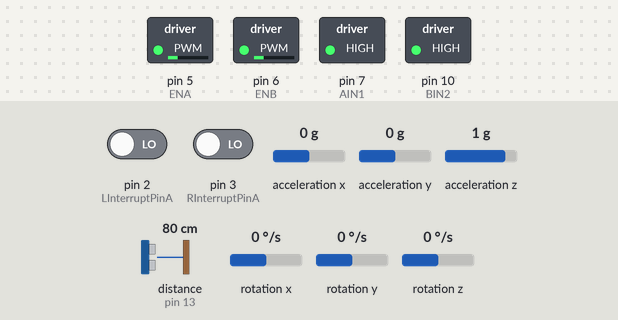
Simulated run of this sketch. Board: Arduino Uno, built with avr-gcc and run on an emulated ATmega328P. Parts: switched loads named in the sketch (green lamp = pin HIGH). Wiring (inferred from the names in the program): ultrasonic range finder: trigger pin 12; echo pin 13; MPU-6050 motion sensor at I2C address 0x68. Inputs (shaded band) come from the test bench; at power-on: acceleration x 0 g, rotation y 0 °/s, pin 2 (LInterruptPinA) LOW, pin 3 (RInterruptPinA) LOW, acceleration y 0 g, acceleration z 1 g, distance to the obstacle (sensor on pin 13) 80 cm, rotation x 0 °/s, rotation z 0 °/s. The echo pulse lasts 58.3 µs per cm; random numbers use the default seed unless the sketch sets one; pins used as bus, display or sensor lines are not drawn.

Above: at 1.2 s.
1.3 s: acceleration x set to -1.4 g
At 2.8 s:
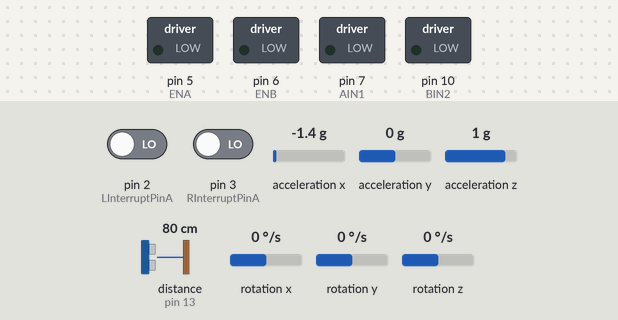
4.3 s: rotation y set to -63 °/s
7.3 s: rotation y set to -70 °/s
8.8 s: acceleration x set to -1 g
11.1 s: acceleration x set to -0.7 g
At 13.1 s:
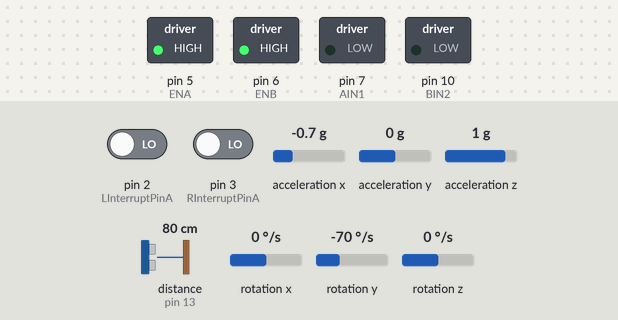
13.5 s: rotation y set to -192 °/s
At 14.4 s:
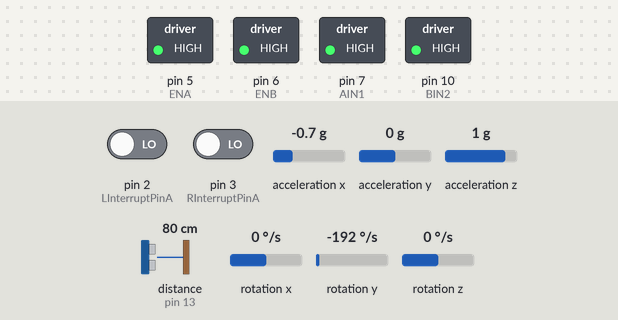
At 17.19 s:
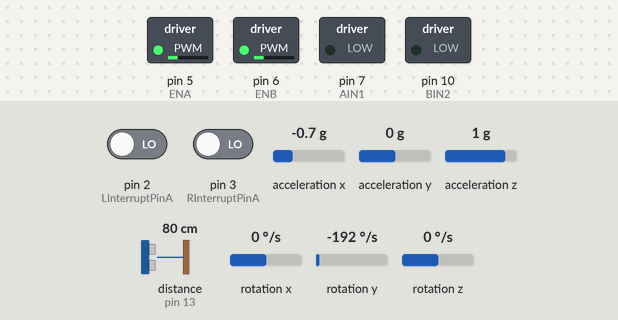
Timing chart, 0 to 17.5 s (numbered marks = the images above; inputs shaded):
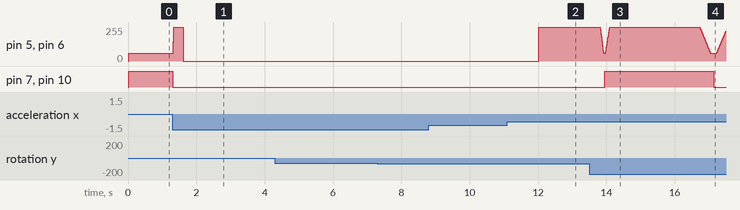

Measured:
- the behaviour switches between -0.9 and -0.8 g on acceleration x (found by bisection; images 1 and 2)
- after the input at 1.3 s, pin 5 (ENA), pin 6 (ENB): 60/255 → 255/255 at once, → 0/255 0.30 s later; pin 7 (AIN1), pin 10 (BIN2): HIGH → LOW at once
- after the input at 4.3 s, every drawn part: stays the same
- after the input at 7.3 s, every drawn part: stays the same
- after the input at 8.8 s, every drawn part: stays the same
- after the input at 11.1 s, pin 5 (ENA), pin 6 (ENB): 0/255 → 255/255 after 0.92 s
- after the input at 13.5 s, pin 7 (AIN1), pin 10 (BIN2): LOW → HIGH after 0.45 s, → LOW 3.2 s later

The sketch:

end_3.ino
```cpp
#include  "Wire.h"
const uint8_t IMUAddress = 0x68; // AD0 is logic low on the PCB
const uint16_t I2C_TIMEOUT = 100; // Used to check for errors in I2C communication
#define LF 0
#define RT 1
/******************************************************/
//2560 pin map  引脚定义好即可，然后改变一下PID的几个值（kp，kd，ksp，ksi）即可，剩下的全部都是固定的程序，
//可能小车会有一点重心不在中点的现象，加一下角度值或者减一点即可
//至于每个MPU6050的误差，自己调节一下即可，不是很难
//调试时先将速度环的ksp，ksi=0，调到基本可以站起来，然后可能会出现倒，或者自动跑起来的时候加上速度环
//这时就会很稳定的站起来，然后用小力气的手推不会倒。

//TB6612FNG
const int STBY = A0; //standby,当STBY=LOW,motor断电.（option)
const int AIN1 = 7;
const int AIN2 = 8;
const int BIN1 = 9;
const int BIN2 = 10;
const int ENA=5;
const int ENB=6;
const int TrigPin = 12;
const int EchoPin = 13;
//int MAS,MBS;
float cm;
/* IMU Data */
double accX, accY, accZ;
double gyroX, gyroY, gyroZ;
int16_t tempRaw;
double gyroXangle, gyroYangle; // Angle calculate using the gyro only
double compAngleX, compAngleY; // Calculated angle using a complementary filter
double kalAngleX, kalAngleY; // Calculated angle using a Kalman filter
uint8_t i2cData[14]; // Buffer for I2C data
uint32_t timer;
unsigned long lastTime;
/***************************************/
double P[2][2] = {{ 1, 0 },{ 0, 1 }};
double Pdot[4] ={ 0,0,0,0};
static const double Q_angle=0.001, Q_gyro=0.003, R_angle=0.5,dtt=0.005,C_0 = 1;
double q_bias, angle_err, PCt_0, PCt_1, E, K_0, K_1, t_0, t_1;
double angle,angle_dt,aaxdot,aax;
double position_dot,position_dot_filter,positiono;

/*-------------Encoder---------------*/
//The balance PID
float kp,kd,ksp,ksi;

int Count_L,Count_R;
boolean LcoderDir,RcoderDir;
const byte LInterruptPinA = 2;
const byte Interrupt_0_PinB = 8;
byte LInterruptPinA_Last;
const byte RInterruptPinA = 3;
const byte Interrupt_1_PinB = 9;
byte RInterruptPinA_Last;

int RotationCoder[2];
int turn_flag=0;
float move_flag=0;
float right_need = 0, left_need = 0;;

int pwm;
int pwm_R,pwm_L;
float range;
float range_error_all;
float wheel_speed;
float last_wheel;
float error_a=0;

void setup() {
    Wire.begin();
    Serial.begin(9600);
    pinMode(AIN1, OUTPUT);
    pinMode(AIN2, OUTPUT);
    pinMode(BIN1, OUTPUT);
    pinMode(BIN2, OUTPUT);
    pinMode(ENA, OUTPUT);
    pinMode(ENB, OUTPUT);
    pinMode(TrigPin,OUTPUT);
    pinMode(EchoPin,INPUT);
    TWBR = ((F_CPU / 400000L) - 16) / 2; // Set I2C frequency to 400kHz

    i2cData[0] = 7; // Set the sample rate to 1000Hz - 8kHz/(7+1) = 1000Hz
    i2cData[1] = 0x00; // Disable FSYNC and set 260 Hz Acc filtering, 256 Hz Gyro filtering, 8 KHz sampling
    i2cData[2] = 0x00; // Set Gyro Full Scale Range to ±250deg/s
    i2cData[3] = 0x00; // Set Accelerometer Full Scale Range to ±2g
    while (i2cWrite(0x19, i2cData, 4, false)); // Write to all four registers at once
    while (i2cWrite(0x6B, 0x01, true)); // PLL with X axis gyroscope reference and disable sleep mode

    while (i2cRead(0x75, i2cData, 1));
    if (i2cData[0] != 0x68) { // Read "WHO_AM_I" register
        Serial.print(F("Error reading sensor"));
        while (1);
    }

    delay(20); // Wait for sensor to stabilize

    while (i2cRead(0x3B, i2cData, 6));
    accX = (i2cData[0] << 8) | i2cData[1];
    accY = (i2cData[2] << 8) | i2cData[3];
    accZ = (i2cData[4] << 8) | i2cData[5];


    double roll  = atan2(accX, accZ) * RAD_TO_DEG;
    EnCoderInit();
    timer = micros();

      //The balance PID
    kp= 42;//24.80;43
    kd= 1.9;//9.66;1.4
    ksp= 8.5;//4.14;
    ksi= 2.1;//0.99; 0.550
}

void loop()
{
    float cm = UltraDis();
    if(cm<25){
      control_hcsr();
    }else{
      control_bluetooth();
    }

    while (i2cRead(0x3B, i2cData, 14));
    accX = ((i2cData[0] << 8) | i2cData[1]);
    //accY = ((i2cData[2] << 8) | i2cData[3]);
    accZ = ((i2cData[4] << 8) | i2cData[5]);
    //gyroX = (i2cData[8] << 8) | i2cData[9];
    gyroY = (i2cData[10] << 8) | i2cData[11];
    //gyroZ = (i2cData[12] << 8) | i2cData[13];

    double dt = (double)(micros() - timer) / 1000000; // Calculate delta time
    timer = micros();

    double roll  = atan2(accX, accZ) * RAD_TO_DEG - move_flag;


    //double gyroXrate = gyroX / 131.0; // Convert to deg/s
    double gyroYrate = -gyroY / 131.0; // Convert to deg/s

    //gyroXangle += gyroXrate * dt; // Calculate gyro angle without any filter
    //gyroYangle += gyroYrate * dt;

    Kalman_Filter(roll,gyroYrate);
    if(abs(angle)<35){
        //Serial.println(angle);
        pwm_calculate();
        PWMD();
    }
    else{
        analogWrite(ENB, 0); //PWM调速a==0-255
        analogWrite(ENA, 0); //PWM调速a==0-255
    }
    delay(2);
}

void EnCoderInit()
{
    pinMode(8,INPUT);
    pinMode(9,INPUT);
    attachInterrupt(LF, LBianmaSpeed, RISING);
    attachInterrupt(RT, RBianmaSpeed, RISING);
}

void pwm_calculate()
{
    unsigned long  now = millis();       // 当前时间(ms)
    int Time = now - lastTime;
    int range_error;
    range += (Count_L + Count_R) * 0.5;
    range *= 0.9;
    //range = 0.9*(range+0.5*(Count_L + Count_R))
    range_error = Count_L - Count_R;
    range_error_all += range_error;
    //range_error_all = range_error_all + (Count_L - Count_R)
    wheel_speed = range - last_wheel;
    //wheel_speed = 0.9*(range+0.5*(Count_L + Count_R)) - range

    //wheel_speed = constrain(wheel_speed,-800,800);
    //Serial.println(wheel_speed);
    last_wheel = range;
    pwm = (angle + 0.825) * kp + angle_dt * kd + range * ksp + wheel_speed * ksi;
    if(pwm > 255)pwm = 255;
    if(pwm < -255)pwm = -255;

    if(turn_flag == 0)
    {
         pwm_R = pwm + range_error_all;
         pwm_L = pwm - range_error_all;
    }
    else if(turn_flag == 1)     //左转
    {
        pwm_R = pwm ;  //Direction PID control
        pwm_L = pwm + left_need * 68;
        range_error_all = 0;     //clean
    }
    else if(turn_flag == 2)
    {
        pwm_R = pwm + right_need * 68;  //Direction PID control
        pwm_L = pwm ;
        range_error_all = 0;     //clean
    }

       Count_L = 0;//clean
       Count_R = 0;
       lastTime = now;
}
void control_hcsr(){
  long randNumber;
  randNumber = random(300);// print a random number from 0 to 299
  if(randNumber%2){
    turn_flag = 1; //left
    left_need = 0.6;
  }else{
    turn_flag = 2;//right
    right_need = 0.6;
  }
}
void control_bluetooth()
{
    if(Serial.available()){
      int val;
      val=Serial.read();
      switch(val){
        case 'a':
          if(move_flag<5)move_flag += 0.5;
          else  move_flag = 0;
          break;
        case 'b': //back
          if(move_flag<5)move_flag -= 0.5;
          else  move_flag = 0;
          break;
        case 'l':  //left
          turn_flag = 1;
          left_need = 0.6;
          break;
        case 'r':  //right
          turn_flag = 2;
          right_need = 0.6;
          break;
        case 's':  //stop
          move_flag=0;
          turn_flag=0;
          right_need = left_need = 0;
          break;
          default:
          break;
          }
      }
}
void PWMD()
{
      if(pwm>0)
      {
          digitalWrite(AIN1, HIGH);
          digitalWrite(AIN2, LOW);
          digitalWrite(BIN1, LOW);
          digitalWrite(BIN2, HIGH);
      }
      else if(pwm<0)
      {
          digitalWrite(AIN1, LOW);
          digitalWrite(AIN2, HIGH);
          digitalWrite(BIN1, HIGH);
          digitalWrite(BIN2, LOW);
      }
      int PWMr = abs(pwm);
      int PWMl = abs(pwm);

      analogWrite(ENB, max(PWMl,60)); //PWM调速a==0-255  51
      analogWrite(ENA, max(PWMr,60)); //PWM调速a==0-255  54

}

void LBianmaSpeed()
{
      if(digitalRead(Interrupt_0_PinB))
        Count_L++;
      else Count_L--;
}
void RBianmaSpeed()
{
      if(digitalRead(Interrupt_1_PinB))
        Count_R--;
      else Count_R++;
}

void Kalman_Filter(double angle_m,double gyro_m)
{
    angle+=(gyro_m-q_bias) * dtt;
    Pdot[0]=Q_angle - P[0][1] - P[1][0];
    Pdot[1]=- P[1][1];
    Pdot[2]=- P[1][1];
    Pdot[3]=Q_gyro;
    P[0][0] += Pdot[0] * dtt;
    P[0][1] += Pdot[1] * dtt;
    P[1][0] += Pdot[2] * dtt;
    P[1][1] += Pdot[3] * dtt;
    angle_err = angle_m - angle;
    PCt_0 = C_0 * P[0][0];
    PCt_1 = C_0 * P[1][0];
    E = R_angle + C_0 * PCt_0;
    K_0 = PCt_0 / E;
    K_1 = PCt_1 / E;
    t_0 = PCt_0;
    t_1 = C_0 * P[0][1];
    P[0][0] -= K_0 * t_0;
    P[0][1] -= K_0 * t_1;
    P[1][0] -= K_1 * t_0;
    P[1][1] -= K_1 * t_1;
    angle+= K_0 * angle_err;
    q_bias += K_1 * angle_err;
    angle_dt = gyro_m-q_bias;//也许应该用last_angle-angle
}

uint8_t i2cWrite(uint8_t registerAddress, uint8_t data, bool sendStop) {
  return i2cWrite(registerAddress, &data, 1, sendStop); // Returns 0 on success
}

uint8_t i2cWrite(uint8_t registerAddress, uint8_t *data, uint8_t length, bool sendStop) {
    Wire.beginTransmission(IMUAddress);
    Wire.write(registerAddress);
    Wire.write(data, length);
    uint8_t rcode = Wire.endTransmission(sendStop); // Returns 0 on success
    if (rcode) {
      Serial.print(F("i2cWrite failed: "));
      Serial.println(rcode);
    }
    return rcode; // See: http://arduino.cc/en/Reference/WireEndTransmission
}

uint8_t i2cRead(uint8_t registerAddress, uint8_t *data, uint8_t nbytes) {
    uint32_t timeOutTimer;
    Wire.beginTransmission(IMUAddress);
    Wire.write(registerAddress);
    uint8_t rcode = Wire.endTransmission(false); // Don't release the bus
    if (rcode) {
      Serial.print(F("i2cRead failed: "));
      Serial.println(rcode);
      return rcode; // See: http://arduino.cc/en/Reference/WireEndTransmission
    }
    Wire.requestFrom(IMUAddress, nbytes, (uint8_t)true); // Send a repeated start and then release the bus after reading
    for (uint8_t i = 0; i < nbytes; i++) {
      if (Wire.available())
        data[i] = Wire.read();
      else {
        timeOutTimer = micros();
        while (((micros() - timeOutTimer) < I2C_TIMEOUT) && !Wire.available());
        if (Wire.available())
          data[i] = Wire.read();
        else {
          Serial.println(F("i2cRead timeout"));
          return 5; // This error value is not already taken by endTransmission
        }
      }
    }
    return 0; // Success
}

float UltraDis()
{
    digitalWrite(TrigPin,LOW);
    delayMicroseconds(2);
    digitalWrite(TrigPin,HIGH);
    delayMicroseconds(10);
    digitalWrite(TrigPin,LOW);
    cm = pulseIn(EchoPin,HIGH)/58.0;
    cm = (int(cm*100.0))/100.0; //保留两位小数
    return cm;
}
```
